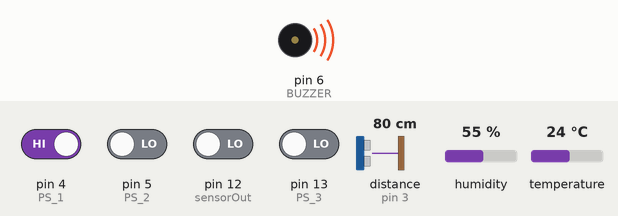
The sketch below on a simulated Arduino Uno, built with avr-gcc and run on an emulated ATmega328P. Parts: buzzer (waves = sounding, pin HIGH). The inputs (shaded band) are chosen by the test bench; at power-on: pin 4 (PS_1) HIGH, pin 5 (PS_2), pin 12 (sensorOut), pin 13 (PS_3) LOW, distance to the obstacle (sensor on pin 3) 80 cm, humidity 55 %, temperature 24 °C. The echo pulse lasts 58.3 µs per cm; pins used as bus, display or sensor lines are not drawn; what the sketch prints to the serial monitor is not drawn.

Above: at 3.2 s.
3.3 s: pin 5 (PS_2) driven HIGH
At 4.4 s:
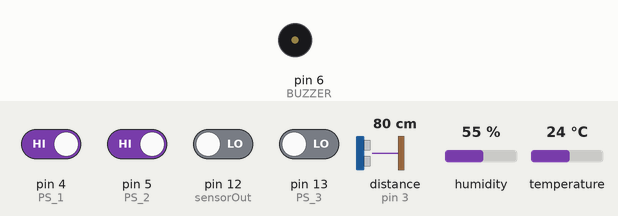
6.3 s: distance to the obstacle (sensor on pin 3) set to 35 cm
At 7.7 s:
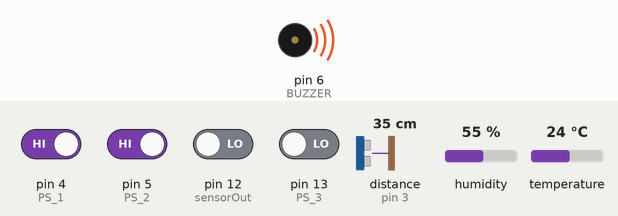
9.3 s: distance to the obstacle (sensor on pin 3) set to 2 cm
At 11.6 s:
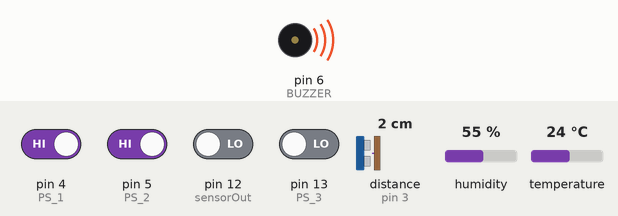
12.3 s: pin 4 (PS_1) driven LOW
14.2 s: pin 13 (PS_3) driven HIGH
At 17.9 s:
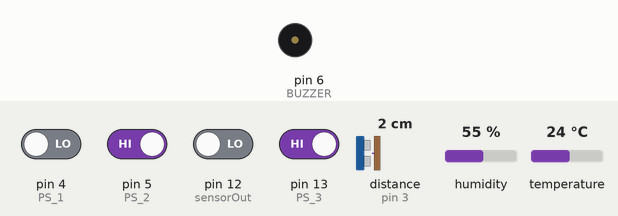
Timing chart, 0 to 18.2 s (numbered marks = the images above; inputs shaded):
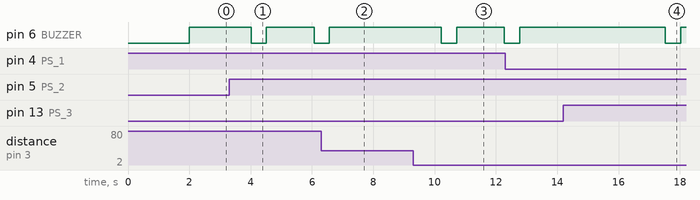

The sketch:

Projeto_PI2.ino
```cpp
/* This code works with JSN SR04 T ultrasound module
 * It measures the distance and shows it on the Serial monitor
 * Refer to www.SurtrTech. com or SurtrTech YT channel for more informations
 */

//Bibliotecas
#include <DHT.h>;                   //biblioteca do sensor dht22
#include <Adafruit_MLX90614.h>      //biblioteca do sensor temperatura infravermelho
//Defines

// Pinos TCS
#define S0 8
#define S1 9
#define S2 10
#define S3 11
#define sensorOut 12

// Pinos distância
#define TRIG 2
#define ECHO 3

// Pinos presença
#define PS_1 4  //Sensor de presenca 1
#define PS_2 5  //Sensor de presenca 2
#define PS_3 13 //Sensor de presenca 3

// Pinos umidade/temp. ambiente
#define DHTPIN 7
#define DHTTYPE DHT22   // DHT 22  (AM2302)

// Defines
#define BUZZER 6
#define INITIAL_STAGE 1
#define COLOR_STAGE   2
#define VOLUME_STAGE  3
#define TEMP_STAGE    4
#define WAITING_STAGE 99

// Configuracao dos sensores com bibliotecas disponibilizadas na plataforma arduino
Adafruit_MLX90614 mlx = Adafruit_MLX90614();
DHT dht(DHTPIN, DHTTYPE);

// Inicializacao de variaveis

//variável responsável pela troca entre os sensores, ela é inicializada no estágio inicial
unsigned int position_counter = INITIAL_STAGE;

//variável para a obtenção dos valores de umidade e temp. ambiente
float hum;
float temp;

//variáveis para a obtenção das cores
int frequency_red = 0;
int frequency_blue = 0;
int frequency_green = 0;

//variáveis pré definidas baseado na cor do suco de uva, caso seja desejado outro parâmetro é necessário a modificação nas variáveis max_xxx abaixo
int max_red = 42;
int max_green = 74;
int max_blue = 62;

//variáveis com os valores máximos de temperatura e o valor da margem de erro da cor
unsigned int temp_max = 28;
float color_margin = 0.15;

//variável da temperatura infravermelho do objeto desejado.
double temp_obj;

void setup() {

//Configuração do terminal serial
  Serial.begin(9600); // Serial monitoring
  Serial.print("Link Start\n\n");
  delay(2000);
  //Configuração dos pinos.
  pinMode(TRIG, OUTPUT); //configuracao dos pinos TRG e ECHo
  pinMode(ECHO, INPUT_PULLUP);
  pinMode(PS_1, INPUT);  //configuracao dos sensores de presenca
  pinMode(PS_2, INPUT);
  pinMode(PS_3, INPUT);

  pinMode(BUZZER, OUTPUT);
  pinMode(S0, OUTPUT);
  pinMode(S1, OUTPUT);
  pinMode(S2, OUTPUT);
  pinMode(S3, OUTPUT);
  pinMode(sensorOut, INPUT);

  //Inicializacao do sensor de humidade/temp. ambiente e temperatura infra-vermelho

  dht.begin();
  mlx.begin();

  //Inicializando o buzzer para que não apite sem entrar nos casos de erro.
  digitalWrite(BUZZER, HIGH);
  //Configuração da frequência do sensor de cor para 20%
  digitalWrite(S0,HIGH);
  digitalWrite(S1,LOW);

}

void loop() {
  //Definição e inicialização das variáveis
  unsigned int distance;
  unsigned int flag_dht22 = 1;
  switch(position_counter){
    case INITIAL_STAGE:
        if(flag_dht22 == 1){
            Serial.print("Umidade: "); //IMPRIME O TEXTO NA SERIAL
            Serial.print(dht.readHumidity()); //IMPRIME NA SERIAL O VALOR DE UMIDADE MEDIDO
            Serial.print("%"); //IMPRIME O TEXTO NA SERIAL
            Serial.print(" / Temperatura ambiente: "); //IMPRIME O TEXTO NA SERIAL
            Serial.print(dht.readTemperature(), 0); //IMPRIME NA SERIAL O VALOR DE UMIDADE MEDIDO E REMOVE A PARTE DECIMAL
            Serial.println("ºC"); //IMPRIME O TEXTO NA SERIAL
            delay(2000); //INTERVALO DE 2 SEGUNDOS * NÃO DIMINUIR ESSE VALOR
        }
        position_counter = WAITING_STAGE;
        break;
    case WAITING_STAGE:
      //faz uma comparação com as 3 posições pra garantir que só seja possivel uma leitura ser feita por vez e dependendo de qual sensor é acionado ativa o sensor adequado
      if((digitalRead(PS_1) == LOW) && (digitalRead(PS_2) == HIGH) && (digitalRead(PS_3) == HIGH)){   //as condições estão sendo feitas em comparação com os 3 sensores de presença pra evitar erros de ruido
        position_counter = COLOR_STAGE;
      }
      if((digitalRead(PS_1) == HIGH) && (digitalRead(PS_2) == HIGH) && (digitalRead(PS_3) == LOW)){
        position_counter = VOLUME_STAGE;
      }
      if((digitalRead(PS_1) == HIGH) && (digitalRead(PS_2) == LOW) && (digitalRead(PS_3) == HIGH)){
        position_counter = TEMP_STAGE;
      }
      break;
    case COLOR_STAGE:

        // Configurando para pegar a cor vermelha
        digitalWrite(S2,LOW);
        digitalWrite(S3,LOW);
        // Leitura da frequência de saída
        frequency_red = pulseIn(sensorOut, LOW);

        //Mostrando o valor da cor lido pelo sensor
        Serial.print("R= ");
        Serial.print(frequency_red);
        Serial.print("  ");
        delay(100);


        //Configurando para pegar a cor verde
        digitalWrite(S2,HIGH);
        digitalWrite(S3,HIGH);
        // Leitura da frequência de saída
        frequency_green = pulseIn(sensorOut, LOW);

        //Mostrando o valor da cor lido pelo sensor
        Serial.print("G= ");
        Serial.print(frequency_green);
        Serial.print("  ");
        delay(100);


        //Configurando para pegar a cor azul
        digitalWrite(S2,LOW);
        digitalWrite(S3,HIGH);
        //Leitura da frequência de saída
        frequency_blue = pulseIn(sensorOut, LOW);

        //Mostrando o valor da cor lido pelo sensor
        Serial.print("B= ");
        Serial.print(frequency_blue);
        Serial.println("  ");
        //Condição onde ele checa se a cor do objeto está dentro do valor especificado, para alterar a margem de erro a alteração deve ser feito na variável "color_margin".
        if((frequency_red < (max_red * (1 + color_margin))) && (frequency_red > (max_red * (1-color_margin))) && (frequency_green < (frequency_green * (1+color_margin))) && (frequency_green > (max_green*(1-color_margin))) && (frequency_blue < (max_blue * (1+color_margin))) && (frequency_blue > (max_blue * (1-color_margin)))){
          Serial.print("\nobjeto identificado corretamente\n");
        }
        else{
          Serial.print("Coloração incorreta\n");
          digitalWrite(BUZZER, LOW);
          delay(500);
          digitalWrite(BUZZER, HIGH);
          delay(500);
        }
        delay(3500);
        position_counter = WAITING_STAGE;
        break;
    case VOLUME_STAGE:
      // Configuração dos pulsos do trigger necessários para uma leitura e depois a leitura do pino ECHO
      digitalWrite(TRIG, LOW);
      delayMicroseconds(2);

      digitalWrite(TRIG, HIGH);
      delayMicroseconds(20);

      digitalWrite(TRIG, LOW);
      distance = pulseIn(ECHO, HIGH,26000); //Leitura do valor em pulsos

      distance= distance/58; //Conversão do valor para cm

      if(distance == 35){
        Serial.print("Volume correto");
      }
     else{   //caso o volume esteja incorreto ele avisa na serial e ativa o buzzer para sinalização
        Serial.print("Volume incorreto");
        digitalWrite(BUZZER, LOW);
        delay(500);
        digitalWrite(BUZZER, HIGH);
        delay(500);
      }

      /*
      Serial.print("Distance ");
      Serial.print(distance);
      Serial.println("cm");
      */
      Serial.print("\n\n\n");
      delay(1000);
      delay(50);
      position_counter = WAITING_STAGE;
      break;
    case TEMP_STAGE:
        //leitura do objeto com a função mlx.readObjectTempC() e depois imprime o valor adequado
        temp_obj = mlx.readObjectTempC();
        Serial.print("Objeto = ");
        Serial.print(temp_obj); Serial.println("ºC");
        delay(2000);
        if(temp_obj > temp_max){  //Compara a temperatura com o valor máximo pré estabelecido e sinaliza caso esteja inadequado o valor
          Serial.print("\nTemperatura do liquido superior ao adequado, verificar o objeto \n");
          digitalWrite(BUZZER, LOW);
          delay(500);
          digitalWrite(BUZZER, HIGH);
          delay(500);
        }
        position_counter = WAITING_STAGE;
      break;
    default:
      //parte padrão caso o código encontre algum problema
      Serial.print("HOUVE UM ERRO NO SISTEMA");
      digitalWrite(BUZZER, LOW);
      delay(500);
      digitalWrite(BUZZER, HIGH);
      delay(500);
      position_counter = WAITING_STAGE;
      break;

  }

}
```

Measured:
- after the input at 3.3 s, pin 6 (BUZZER): HIGH → LOW after 0.71 s, → HIGH 0.50 s later, → LOW 1.6 s later
- after the input at 6.3 s, pin 6 (BUZZER): goes on until 6.6 s, then stays HIGH
- after the input at 9.3 s, pin 6 (BUZZER): HIGH → LOW after 0.92 s, → HIGH 0.50 s later, → LOW 1.6 s later
- after the input at 14.2 s, pin 6 (BUZZER): HIGH → LOW after 3.3 s, → HIGH 0.50 s later
